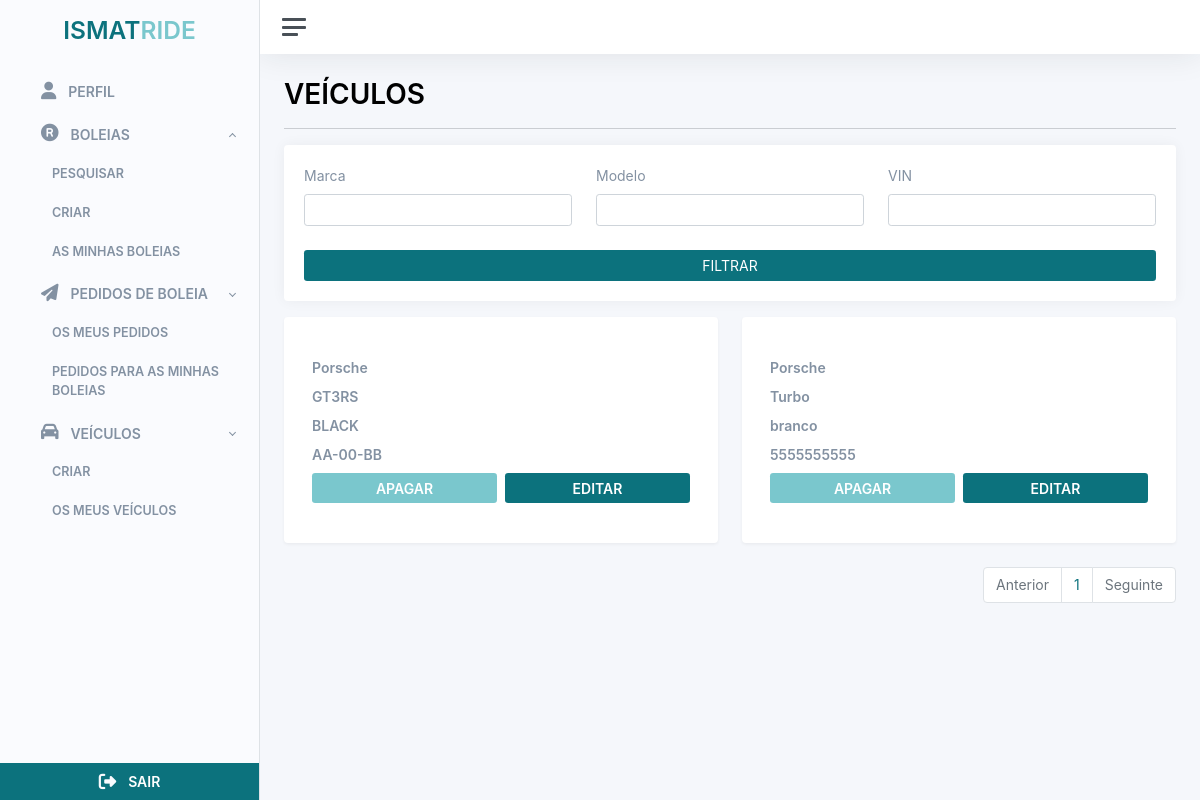
The app's page /vehicles/list (signed in), older data.
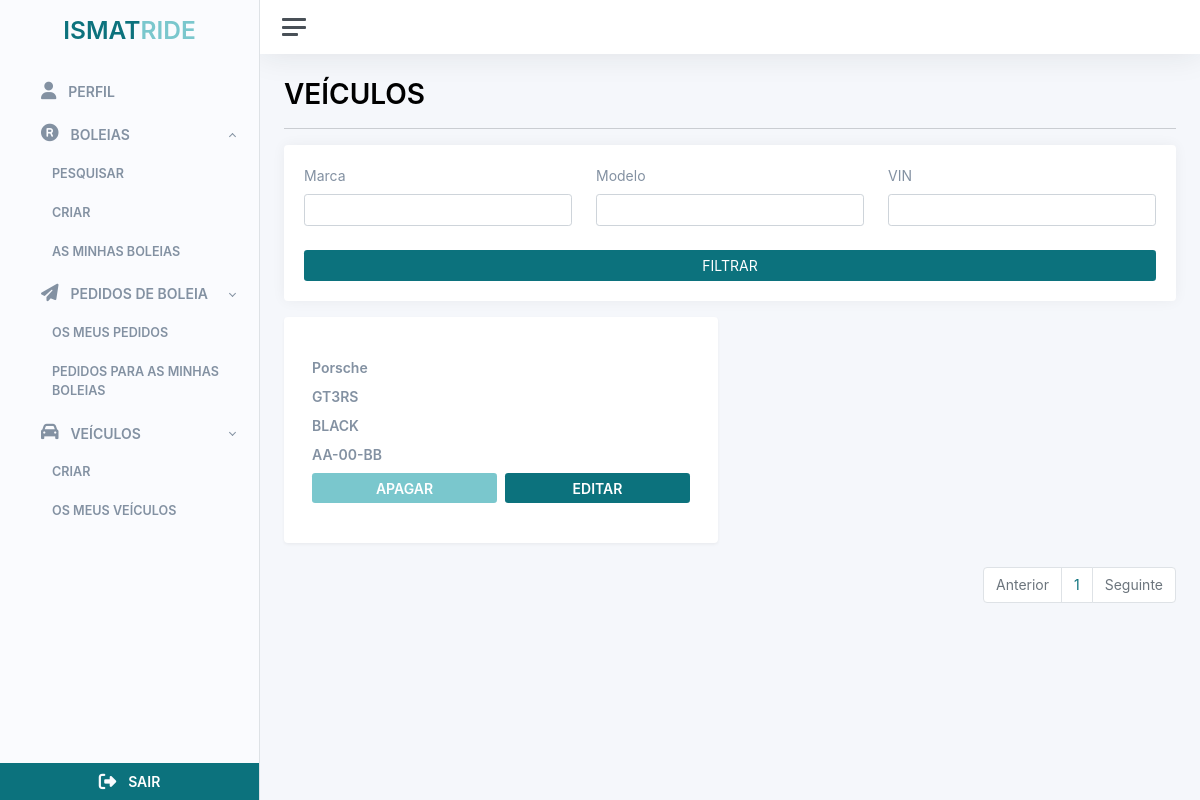
The same page, newer data.
### src/users/users.py (models this page shows)
class Brand(db.Model):
	__tablename__ = 'brand'
	id = db.Column(db.Integer, primary_key=True)
	name = db.Column(db.String(100))

class Model(db.Model):
	__tablename__ = 'model'
	id = db.Column(db.Integer, primary_key=True)
	name = db.Column(db.String(100))
	brand_id = db.Column('brand_id', db.ForeignKey('brand.id'))
	brand = db.relationship('Brand', backref='brand')

class Vehicle(db.Model):
	__tablename__ = 'vehicle'
	id = db.Column(db.Integer, primary_key=True)
	user_id = db.Column('user_id', db.ForeignKey('user.id'))
	user = db.relationship('User', backref='vehicle')
	license_plate = db.Column(db.String(20), unique=True)
	color = db.Column(db.String(20))
	seats = db.Column(db.Integer, default=0)
	is_deleted = db.Column(db.Boolean, default=False)
	createdAt = db.Column(db.DateTime, default=datetime.datetime.now)
	updatedAt = db.Column(db.DateTime, default=datetime.datetime.now)
	model_id = db.Column('model_id', db.ForeignKey('model.id'))
	model = db.relationship('Model', backref='vehicle')

### src/vehicles/routes.py (the view)
@vehicles_bp.route("/list")
@login_required
def vehicles_list():
    page = request.args.get('page', 1, type=int)
    query = Vehicle.query
    models_list = Model.query.all()
    if request.args.get("model"):
        query = query.join(Model, Vehicle.model).filter(Model.name.contains(request.args.get("model")))
    if request.args.get("brand"):
        query = query.join(Model, Vehicle.model).join(Brand, Model.brand).filter(Brand.name.contains(request.args.get("brand")))
    if request.args.get("vin"):
        query = query.filter(Vehicle.license_plate.contains(request.args.get("vin")))
    query = query.paginate(page=page, per_page=ITEMS_PER_PAGE)
    response = {'items': list(), 'iter_pages': query.iter_pages, 'page': page, 'pages': query.pages, 'next_num': query.next_num}
    vehicle_list = list()
    for vehicle in query:
        vehicle_list.append(
            VehicleDto(vehicle.id, vehicle.model.brand.name, vehicle.model.name, vehicle.color, vehicle.license_plate, vehicle.seats)
        )
    response['items'] = vehicle_list
    if vehicle_list.__len__() == 0:
        return(render_template("vehicle/no_data.html"))
    return render_template("vehicle/index.html", vehicles = response, models = models_list)

### src/users/users.py (called while the page is built)
	def get_initials(self):
		first_name_initial = str.upper(self.first_name[0])
		last_name_initial = str.upper(self.last_name[0])
		return f'{first_name_initial}{last_name_initial}'

### src/templates/vehicle/index.html (shortened to what this page needs)
{% extends 'base/base_client.html' %}  {% block container_title %} VEÍCULOS {% endblock container_title %} {%
block filters %}
<form action="{{ url_for('vehicles.vehicles_list') }}" method="get">
  <div class="card mb-3">
    <div class="card-body">
      <div
        class="d-flex flex-row flex-wrap gap-4 justify-content-center align-items-end justify-content-sm-start"
      >
        <div class="flex-fill">
          <label class="form-label text-color">Marca</label>
          <input
            type="text"
            value="{{ request.args.get('brand') or ''}}"
            name="brand"
            class="form-control"
          />
        </div>
        <div class="flex-fill">
          <label class="form-label text-color">Modelo</label>
          <input
            type="text"
            value="{{ request.args.get('modelo') or ''}}"
            name="model"
            class="form-control"
          />
        </div>
        <div class="flex-fill">
          <label class="form-label text-color">VIN</label>
          <input
            type="text"
            value="{{ request.args.get('vin') or ''}}"
            name="vin"
            class="form-control"
          />
        </div>
        <div class="flex-fill justify-content-center">
          <button class="btn btn-primary flex-fill w-100" type="submit">
            FILTRAR
          </button>
        </div>
      </div>
    </div>
  </div>
</form>
{% endblock filters %} {%block content %}
<div class="row">
  {% for item in vehicles['items'] %}
  <div class="col-12 col-md-6 col-lg-6 col-xl-6">
    <div class="card shadow">
      <div class="card-body">
        <div class="row justify-content-center align-items-center">
          <div class="col-12">
            <div class="row p-3">
              <div class="col-12 col-sm-4 col-md-12 p-1">
                <span class="fw-bold text-color">{{item.brand}}</span>
              </div>
              <div class="col-12 col-sm-12 p-1">
                <span class="fw-bold text-color">{{item.model}}</span>
              </div>
              <div class="col-12 col-sm-12 p-1">
                <span class="fw-bold text-color">{{item.color}}</span>
              </div>
              <div class="col-12 col-sm-12 p-1">
                <span class="fw-bold text-color">{{item.license_plate}}</span>
              </div>
              <div class="col-12 col-sm-6 p-1">
                <form
                  action="{{ url_for('vehicles.delete_vehicle', id=item.id) }}"
                  method="post"
                >
                  <button type="submit" class="btn  btn-secondary w-100">
                    <span class="fw-bold">APAGAR</span>
                  </button>
                </form>
              </div>
              <div class="col-12 col-sm-6 p-1">
                <button
                  type="button"
                  data-bs-toggle="modal"
                  data-bs-target="#edit{{item.id}}"
                  class="btn btn-primary w-100"
                >
                  <span class="fw-bold">EDITAR</span>
                </button>
              </div>
            </div>
          </div>
        </div>
      </div>
    </div>
  </div>
  {% endfor %}
</div>
<div
  class="d-flex align-items-center justify-content-center justify-content-md-end"
>
  <ul class="pagination">
    <li class="page-item {% if vehicles.page == 1 %}disabled{% endif %}">
      <a
        class="page-link"
        href="{{ url_for('vehicles.vehicles_list', page=vehicles.prev_num) }}"
        tabindex="-1"
        >Anterior</a
      >
    </li>
    {% for page_num in vehicles.iter_pages(left_edge=1, right_edge=1,
    left_current=1, right_current=2) %} {% if page_num %} {% if vehicles.page ==
    page_num %}
    <li class="page-item">
      <a
        href="{{ url_for('vehicles.vehicles_list', page=page_num) }}"
        class="page-link"
      >
        {{ page_num }}
      </a>
    </li>
    {% endif %} {% else %} ... {% endif %} {% endfor %}
    <li
      class="page-item {% if vehicles.page == vehicles.pages %}disabled{% endif %}"
    >
      <a
        class="page-link"
        href="{{ url_for('vehicles.vehicles_list', page=vehicles.next_num) }}"
        tabindex="-1"
        >Seguinte</a
      >
    </li>
  </ul>
</div>
{% endblock content %}

### src/templates/base/base_client.html (shortened to what this page needs)
<!DOCTYPE html>
<html lang="en">
  <head>
    <link
      rel="stylesheet"
      type="text/css"
      href="{{ url_for('static',filename='styles/global.css') }}"
    />
    <link
      rel="stylesheet"
      type="text/css"
      href="{{ url_for('static',filename='styles/adminkit.css') }}"
    />
  </head>
  <body>
    <div class="wrapper">
      <nav id="sidebar" class="sidebar shadow js-sidebar">
        <div class="sidebar-content border-end border-black js-simplebar">
          <h2 class="fw-bold p-3 text-center">
            <span class="primary-color" style="cursor: pointer"
              >ISMAT<span class="secondary-color">RIDE</span></span
            >
          </h2>
          <ul class="sidebar-nav">
            <li class="sidebar-item">
              <a
                class="sidebar-link"
                type="button"
                data-bs-toggle="modal"
                data-bs-target="#editProfile"
              >
                <span class="align-middle fw-bold"> PERFIL</span>
              </a>
            </li>
            <li class="sidebar-item">
              <a
                class="sidebar-link"
                data-bs-target="#rides"
                data-bs-toggle="collapse"
              >
                <span class="align-middle fw-bold">BOLEIAS</span>
              </a>
              <ul
                id="rides"
                class="sidebar-dropdown list-unstyled collapse show"
                data-bs-parent="#sidebar"
              >
                <li class="sidebar-item">
                  <a
                    class="sidebar-link fw-bold"
                    href="{{url_for('rides.list_rides')}}"
                    >PESQUISAR</a
                  >
                </li>
                <li class="sidebar-item">
                  <a
                    class="sidebar-link fw-bold"
                    type="button"
                    data-bs-toggle="modal"
                    data-bs-target="#createRideModal"
                    >CRIAR</a
                  >
                </li>
                <li class="sidebar-item">
                  <a class="sidebar-link fw-bold" href="{{url_for('rides.list_my_rides')}}"
                    >AS MINHAS BOLEIAS</a
                  >
                </li>
              </ul>
            </li>
            <li class="sidebar-item">
              <a
                class="sidebar-link collapsed"
                data-bs-target="#riderequests"
                data-bs-toggle="collapse"
              >
                <span class="align-middle fw-bold">PEDIDOS DE BOLEIA</span>
              </a>
              <ul
                id="riderequests"
                class="sidebar-dropdown list-unstyled collapse show"
                data-bs-parent="#sidebar"
              >
                <li class="sidebar-item">
                  <a
                    class="sidebar-link fw-bold"
                    href="{{url_for('ride_requests.my_requests_list')}}"
                    >OS MEUS PEDIDOS</a
                  >
                </li>
                <li class="sidebar-item">
                  <a
                    class="sidebar-link fw-bold"
                    href="{{url_for('ride_requests.my_ride_requests')}}"
                    >PEDIDOS PARA AS MINHAS BOLEIAS</a
                  >
                </li>
              </ul>
            </li>
            <li class="sidebar-item">
              <a
                class="sidebar-link collapsed"
                data-bs-target="#vehicles"
                data-bs-toggle="collapse"
              >
                <span class="align-middle fw-bold">VEÍCULOS</span>
              </a>
              <ul
                id="vehicles"
                class="sidebar-dropdown list-unstyled collapse show"
                data-bs-parent="#sidebar"
              >
                <li class="sidebar-item">
                  <a
                    class="sidebar-link fw-bold"
                    type="button"
                    data-bs-toggle="modal"
                    data-bs-target="#createVehicle"
                    >CRIAR</a
                  >
                </li>
                <li class="sidebar-item">
                  <a
                    href="{{ url_for('vehicles.vehicles_list') }}"
                    class="sidebar-link fw-bold"
                    >OS MEUS VEÍCULOS</a
                  >
                </li>
              </ul>
            </li>
          </ul>
          <div class="row w-100 m-0">
            <button
              onclick="logout()"
              class="btn btn-primary rounded-0 decoration-none p-2"
            >
              <span class="fw-bold">SAIR</span>
            </button>
          </div>
        </div>
      </nav>
      <div class="main">
        <nav class="navbar navbar-expand navbar-light navbar-bg">
          <a class="sidebar-toggle js-sidebar-toggle">
            <i class="hamburger align-self-center"></i>
          </a>
        </nav>
        <main class="content">
          <div class="container-fluid p-0">
            <h1 class="fw-bold secondary-text-color">
              {% block container_title %} {% endblock container_title %}
            </h1>
            <hr />
            {% block filters %} {% endblock filters %} {% block content %} {%
            endblock content %}
          </div>
        </main>
      </div>
    </div>
  </body>
</html>

### src/static/styles/global.css (style rules this page uses)
.primary-color { color: #0c727d !important; }
.secondary-color { color: #7ac7cd !important; }
.text-color { color: #8391a2 !important; }
.btn-primary { background-color: #0c727d !important; border: none !important; }
.btn-secondary { background-color: #7ac7cd !important; border: none !important; }
.sidebar-link { background-color: #fafbfe !important; }
.sidebar-link { color: #8391a2 !important; background-color: transparent !important; }
i { color: #6c757d; }
a { text-decoration: none !important; }
.pagination { display: flex; padding-left: 0; list-style: none; border-radius: 0.25rem; }
.page-link { position: relative; display: block; padding: 0.5rem 0.75rem; margin-left: -1px; line-height: 1.25; color: #0c727d; background-color: #fff; border: 1px solid #dee2e6; }
.page-link:not(:disabled):not(.disabled) { cursor: pointer; }
.page-item:first-child .page-link { margin-left: 0; border-top-left-radius: 0.25rem; border-bottom-left-radius: 0.25rem; }
.page-item:last-child .page-link { border-top-right-radius: 0.25rem; border-bottom-right-radius: 0.25rem; }
.page-item.disabled .page-link { color: #6c757d; pointer-events: none; cursor: auto; background-color: #fff; border-color: #dee2e6; }
.wrapper, .main { background-color: #fafbfe; }

Row changes from the older to the newer data that the page shows:
no longer on this page (row unchanged): Model: model "Turbo"
removed Vehicle: color "branco", license_plate "5555555555"
Text that changed along with them:
list line gone: "Porsche"
list line gone: "APAGAR EDITAR"
